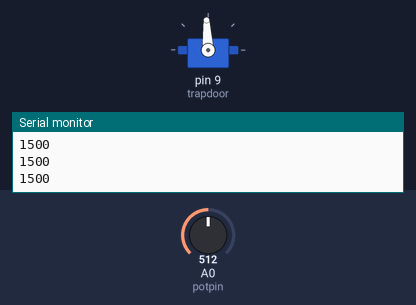
Bench run of a sketch on a simulated Arduino Uno, built with avr-gcc and run on an emulated ATmega328P. Shown: servo, the last lines printed to the serial monitor. The test bench sets the inputs (shaded band); at power-on: A0 (potpin) = 512.

Above: at 1.2 s.
1.3 s: A0 (potpin) set to 716
At 1.7 s:
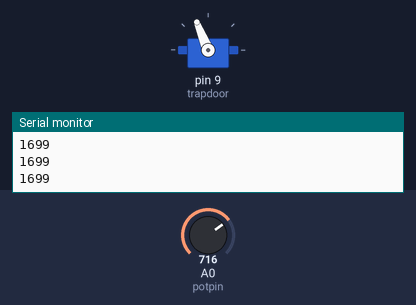
2.8 s: A0 (potpin) set to 900
At 3.9 s:
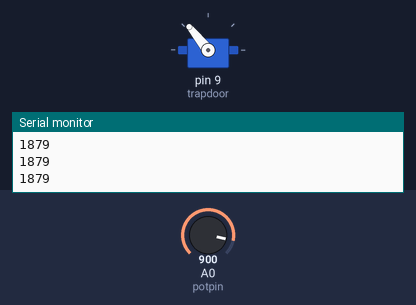
4.3 s: A0 (potpin) set to 1023
At 5.0 s:
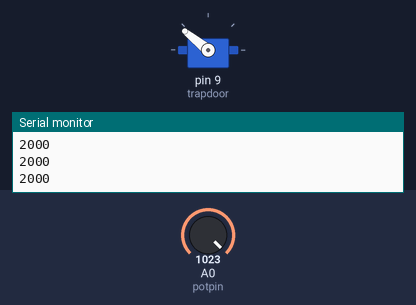
5.8 s: A0 (potpin) set to 306
At 6.3 s:
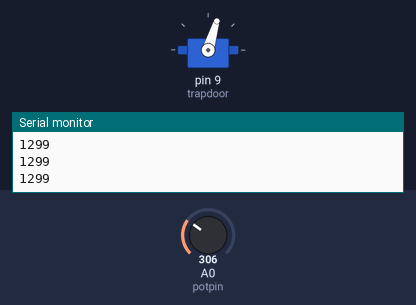
7.3 s: A0 (potpin) set to 122
At 8.5 s:
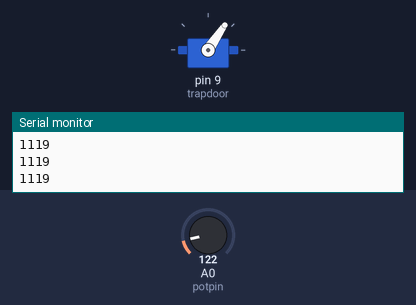
8.8 s: A0 (potpin) set to 511
At 9.6 s:
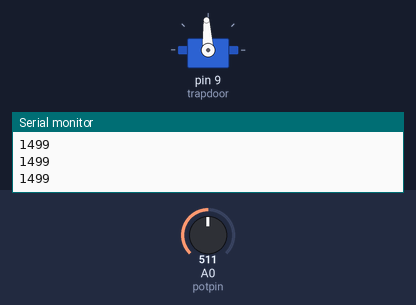
Timing chart, 0 to 11.3 s (numbered marks = the images above; inputs shaded):
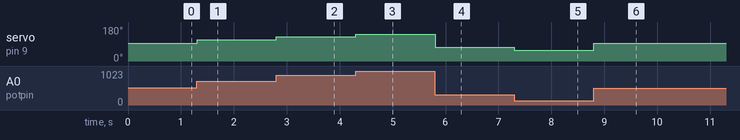

The sketch:

module_loops.ino
```cpp
#include "toaster.h"
#include <Servo.h>


// init objects/modules
Servo trapdoor; // this servo controls the trapdoor.

//pin inits
int potpin = 0; // potentiometer pin for reading analog in.

//globals
int val;

void setup() {
  // put your setup code here, to run once:
  trapdoor.attach(9);
  Serial.begin(9600);
}

void loop() {
  // put your main code here, to run repeatedly:
  val = analogRead(potpin);            // reads the value of the potentiometer (value between 0 and 1023)
  val = map(val, 0, 1023, 1000, 2000);     // scale it to use it with the servo (value between 0 and 180)

  if (val > 90){
    trapdoor.writeMicroseconds(val);
  }
  else{
    trapdoor.writeMicroseconds(val);
  }
  Serial.println(val);
}
```

toaster.cpp
```cpp
#include <Arduino.h>
//global variables for toaster functions
typedef struct{
    unsigned int task_1ms : 1;
    unsigned int task_5ms : 1;
    unsigned int task_10ms : 1;
    unsigned int task_100ms : 1;
    unsigned int task_1000ms: 1;

}tasks_t;

tasks_t tasks;


unsigned int ms_count = 0; // count associated with
void set_ms_flags(){
  ms_count++;
  if (ms_count % 1 == 0)
  {
    tasks.task_1ms = 1;
  }
  if (ms_count % 5 == 0)
  {
    tasks.task_5ms = 1;
  }
  if (ms_count % 10 == 0)
  {
    tasks.task_10ms = 1;
  }
  if (ms_count % 100 == 0)
  {
    tasks.task_100ms = 1;
  }
  if (ms_count % 1000 == 0)
  {
    tasks.task_1000ms = 1;
    ms_count = 0;
  }
}
```

toaster.h
```cpp
#ifndef toaster_H
#define toaster_H


#endif
```

Measured:
- after the input at 1.3 s, servo on pin 9 (trapdoor): 93° → 112° at once
- after the input at 2.8 s, servo on pin 9 (trapdoor): 112° → 129° at once
- after the input at 4.3 s, servo on pin 9 (trapdoor): 129° → 141° at once
- after the input at 5.8 s, servo on pin 9 (trapdoor): 141° → 73° at once
- after the input at 7.3 s, servo on pin 9 (trapdoor): 73° → 56° at once
- after the input at 8.8 s, servo on pin 9 (trapdoor): 56° → 93° at once
